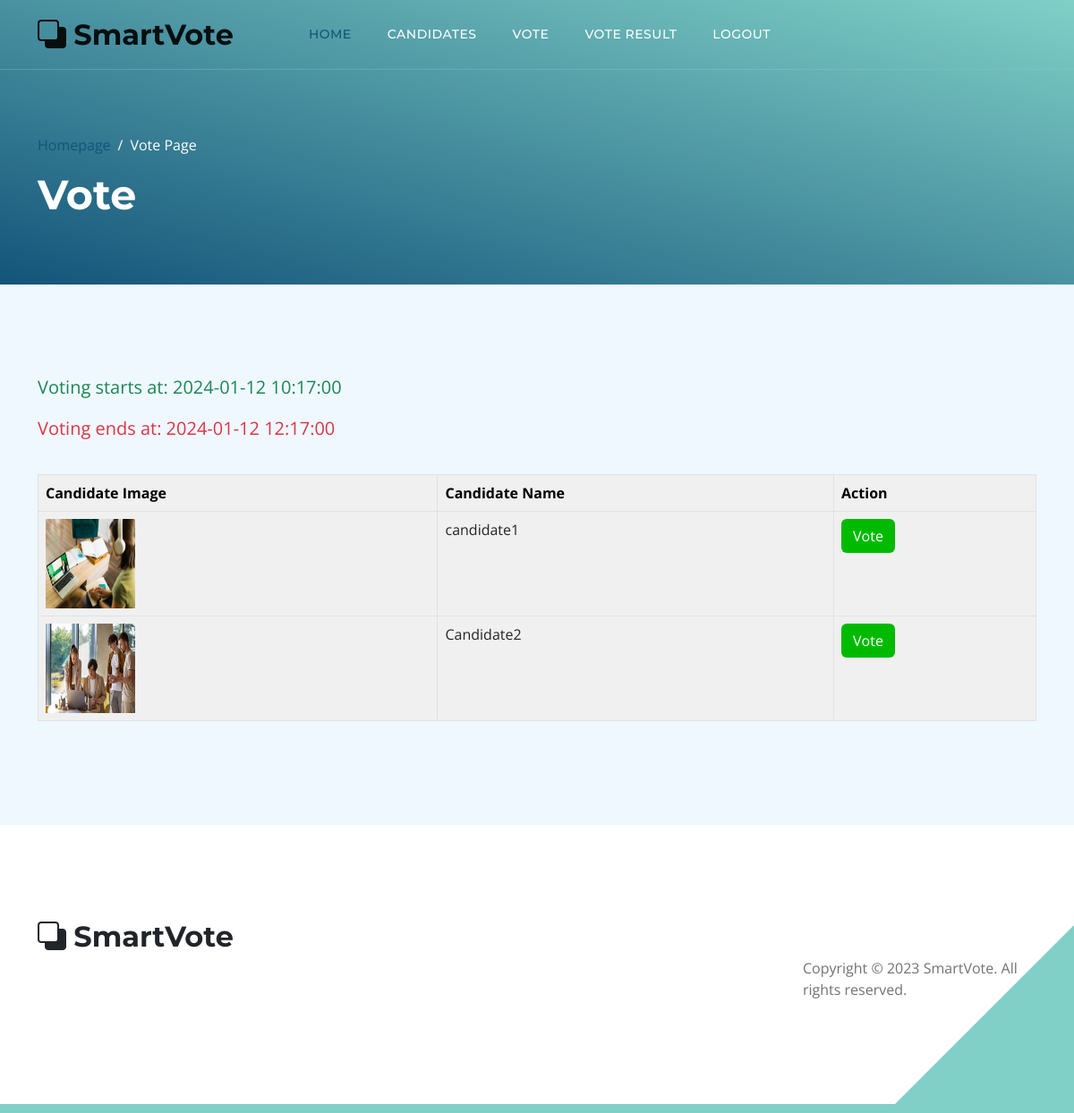
The page /dis_vote_page_voter (signed in) on the database its author committed.
### block_vote_app/models.py (models this page shows)
class Vote_Time(models.Model):
    t_id=models.IntegerField(primary_key=True)
    s_time=models.CharField(max_length=255)
    e_time=models.CharField(max_length=255)
    status=models.CharField(max_length=255,default='Pending')

class Nomination(models.Model):
    n_id=models.IntegerField(primary_key=True)
    candidate_name=models.CharField(max_length=255)
    candidate_dob=models.CharField(max_length=255)
    candidate_email=models.CharField(max_length=255)
    candidate_phone=models.CharField(max_length=255)
    candidate_department=models.CharField(max_length=255)
    candidate_gender=models.CharField(max_length=255)
    candidate_address=models.CharField(max_length=255)
    statement_of_intent=models.CharField(max_length=255)
    candidate_image=models.CharField(max_length=255)
    status=models.CharField(max_length=255, default='Pending')

### block_vote_app/views.py (the view)
# urls.py: url(r'^dis_vote_page_voter',dis_vote_page_voter,name="dis_vote_page_voter"),
@never_cache
def dis_vote_page_voter(request):
	if 'uid' in request.session:
		vote_time_obj = Vote_Time.objects.first()  # Assuming there is only one entry
		if vote_time_obj:
			start_time = vote_time_obj.s_time
			end_time = vote_time_obj.e_time
			mlist = Nomination.objects.filter(status="Approved")
			context = {'req': mlist, 'start_time': start_time, 'end_time': end_time}
			return render(request, 'dis_vote_page_voter.html', context)
		else:
			return HttpResponse("<script>alert('Voting time not set. Please wait for it.');window.location.href='/show_home_voter/'</script>")
	else:
		return render(request, 'login_register.html')

### block_vote_app/templates/dis_vote_page_voter.html (shortened to what this page needs)
{% load static %}
<!doctype html>
<html lang="en">
    <head>
        <link href="{% static 'css/bootstrap.min.css' %}" rel="stylesheet">
        <link href="{% static 'css/bootstrap-icons.css' %}" rel="stylesheet">
        <link href="{% static 'css/templatemo-topic-listing.css' %}" rel="stylesheet">
    </head>
    <body class="topics-listing-page" id="top">
        <main>
            <nav class="navbar navbar-expand-lg">
                <div class="container">
                    <a class="navbar-brand" href="#">
                        <i class="bi-back"></i>
                        <span>SmartVote</span>
                    </a>
                    <div class="collapse navbar-collapse" id="navbarNav">
                        <ul class="navbar-nav ms-lg-5 me-lg-auto">
                            <li class="nav-item">
                                <a class="nav-link click-scroll" href="{% url 'show_home_voter' %}">Home</a>
                            </li>
                            <li class="nav-item">
                                <a class="nav-link click-scroll" href="{% url 'voter_view_candidates' %}">Candidates</a>
                            </li>
                            <li class="nav-item">
                                <a class="nav-link click-scroll" href="{% url 'dis_vote_page_voter' %}">Vote</a>
                            </li>
                            <li class="nav-item">
                                <a class="nav-link click-scroll" href="{% url 'reveal_result_voter' %}">Vote Result</a>
                            </li>
                            <li class="nav-item">
                                <a class="nav-link" href="{% url 'logout' %}">Logout</a>
                            </li>
                        </ul>
                    </div>
                </div>
            </nav>
            <header class="site-header d-flex flex-column justify-content-center align-items-center">
                <div class="container">
                    <div class="row align-items-center">
                        <div class="col-lg-5 col-12">
                            <nav aria-label="breadcrumb">
                                <ol class="breadcrumb">
                                    <li class="breadcrumb-item"><a href="{% url 'show_home_voter' %}">Homepage</a></li>
                                    <li class="breadcrumb-item active" aria-current="page">Vote Page</li>
                                </ol>
                            </nav>
                            <h2 class="text-white">Vote</h2>
                        </div>
                    </div>
                </div>
            </header>
            <section class="section-padding section-bg">
                    <div class="container">
                        <div class="row">
                            <div class="col-md-12">
                                <div class="mb-3">
                                    <p class="text-success">Voting starts at: {{ start_time }}</p>
                                    <p class="text-danger">Voting ends at: {{ end_time }}</p>
                                </div>
                            </div>
                        </div>
                        <div class="row">
                            <div class="col-md-12">
                                <div class="table-wrap" style="margin-top: 20px;">
                                    <table class="table table-bordered table-hover custom-table">
                                        <thead>
                                            <tr>
                                                <th class="custom-text">Candidate Image</th>
                                                <th class="custom-text">Candidate Name</th>
                                                <th class="custom-text">Action</th>
                                            </tr>
                                        </thead>
                                        <tbody>
                                            {% for i in req %}
                                            <tr scope="row">
                                                <form action="{% url 'do_vote' %}" method="POST">
                                                    <td><input type="text" name="n_id" value="{{i.n_id}}" hidden>
                                                        <img src="{% static 'candidate_images/' %}{{ i.candidate_image }}" alt="Candidate Image" width="100" height="100"></td>
                                                    <td>{{i.candidate_name}}<input type="text" name="candidate_name" value="{{i.candidate_name}}" hidden></td>
                                                    <td><input type="submit" class="btn custom-button" name="edit" id="edit" value="Vote"></td>
                                                </form>
                                            </tr>
                                            {% endfor %}
                                        </tbody>
                                    </table>
                                </div>
                            </div>
                        </div>
                    </div>
                </section>
        </main>
        <footer class="site-footer section-padding">
            <div class="container">
                <div class="row">
                    <div class="col-lg-3 col-12 mb-4 pb-2">
                        <a class="navbar-brand mb-2" href="#">
                            <i class="bi-back"></i>
                            <span>SmartVote</span>
                        </a>
                    </div>
                    <div class="col-lg-3 col-md-4 col-12 mt-4 mt-lg-0 ms-auto">
                        <p class="copyright-text mt-lg-5 mt-4">Copyright © 2023 SmartVote. All rights reserved.
                    </div>
                </div>
            </div>
        </footer>
    </body>
</html>

### block_vote_app/static/css/templatemo-topic-listing.css (style rules this page uses)
:root { --white-color: #ffffff; --primary-color: #13547a; --secondary-color: #80d0c7; --section-bg-color: #f0f8ff; --custom-btn-bg-color: #80d0c7; --custom-btn-bg-hover-color: #13547a; --dark-color: #000000; --p-color: #717275; --border-color: #7fffd4; --link-hover-color: #13547a; --body-font-family: 'Open Sans', sans-serif; --title-font-family: 'Montserrat', sans-serif; --h1-font-size: 58px; --h2-font-size: 46px; --h3-font-size: 32px; --h4-font-size: 28px; --h5-font-size: 24px; --h6-font-size: 22px; --p-font-size: 20px; --menu-font-size: 14px; --btn-font-size: 18px; --copyright-font-size: 16px; --border-radius-large: 100px; --border-radius-medium: 20px; --border-radius-small: 10px; --font-weight-normal: 400; --font-weight-medium: 500; --font-weight-semibold: 600; --font-weight-bold: 700; }
body { background-color: var(--white-color); font-family: var(--body-font-family); }
h2, h3, h4, h5, h6 { color: var(--dark-color); }
h1, h2, h3, h4, h5, h6 { font-family: var(--title-font-family); font-weight: var(--font-weight-semibold); }
h2 { font-size: var(--h2-font-size); font-weight: var(--font-weight-bold); }
p { color: var(--p-color); font-size: var(--p-font-size); font-weight: var(--font-weight-normal); }
ul li { color: var(--p-color); font-size: var(--p-font-size); font-weight: var(--font-weight-normal); }
a, button { touch-action: manipulation; transition: all 0.3s; }
a { display: inline-block; color: var(--primary-color); text-decoration: none; }
.section-padding { padding-top: 100px; padding-bottom: 100px; }
.section-bg { background-color: var(--section-bg-color); }
.site-header { background-image: linear-gradient(15deg, #13547a 0%, #80d0c7 100%); padding-top: 150px; padding-bottom: 80px; }
.site-header .container { height: 100%; }
.breadcrumb-item+.breadcrumb-item::before, .breadcrumb-item a:hover, .breadcrumb-item.active { color: var(--white-color); }
.navbar { background: transparent; border-bottom: 1px solid rgba(128, 208, 199, 0.35); z-index: 9; }
.navbar-brand, .navbar-brand:hover { font-size: var(--h3-font-size); font-weight: var(--font-weight-bold); display: block; }
.navbar-brand span { font-family: var(--title-font-family); }
.navbar-expand-lg .navbar-nav .nav-link { border-radius: var(--border-radius-large); margin: 10px; padding: 10px; }
.navbar-nav .nav-link { display: inline-block; color: var(--white-color); font-family: var(--title-font-family); font-size: var(--menu-font-size); font-weight: var(--font-weight-medium); text-transform: uppercase; letter-spacing: 0.5px; position: relative; padding-top: 15px; padding-bottom: 15px; }
.navbar-nav .nav-link.active, .navbar-nav .nav-link:hover { color: var(--primary-color); }
.topics-listing-page .site-header { padding-bottom: 65px; }
.site-footer { border-bottom: 10px solid var(--secondary-color); position: relative; }
.site-footer::after { content: ""; position: absolute; bottom: 0; right: 0; width: 0; height: 0; border-style: solid; border-width: 0 0 200px 200px; border-color: transparent transparent var(--secondary-color) transparent; pointer-events: none; }
.copyright-text { font-size: var(--copyright-font-size); }

### block_vote_app/templates/dis_vote_page_voter.html (style rules this page uses)
.custom-table { background-color: #F0F0F0; }
.custom-text { color: #000000; }
.custom-button { background-color: #00ba00; color: #FFFFFF; }

### rows shown on the page
Vote_Time: s_time "2024-01-12 10:17:00", e_time "2024-01-12 12:17:00"
Nomination: candidate_image (picture), candidate_name "candidate1"
Nomination: candidate_image (picture), candidate_name "Candidate2"
